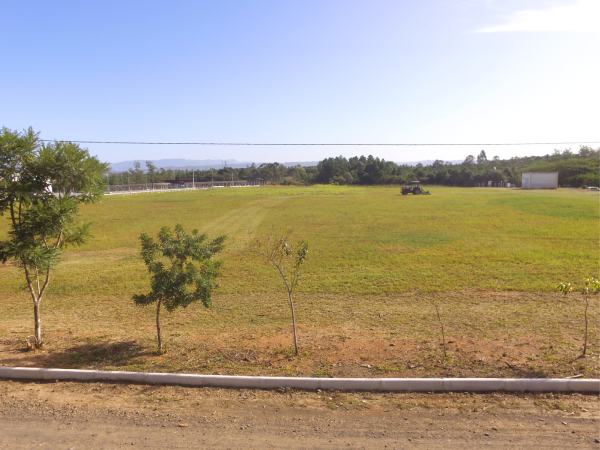
#> input picture OpenCv_algoritmos/Convolução/t/referencia.jpg, 1200 x 900 px (shown at 1/2 size)
$ python convolucoes.py --image referencia.jpg
#> lines starting #> are read from the running program, lines starting #| are printed output that depends on the picture
#-*- coding:utf-8 -*-

from skimage.exposure import rescale_intensity
import numpy as np
import argparse
import cv2

# construct the argument parse and parse the arguments
ap = argparse.ArgumentParser()
ap.add_argument("-i", "--image", required=True,
                help="path to the input image")
args = vars(ap.parse_args())

# construct the Laplacian kernel used to detect edge-li
# regions of an image
laplacian = np.array((
    [0, 1, 0],
    [1, -4, 1],
    [0, 1, 0]), dtype="int")
# construct the Sobel x-axis kernel
sobelX = np.array((
    [-1, 0, 1],
    [-2, 0, 2],
    [-1, 0, 1]), dtype="int")
# construct the Sobel y-axis kernel
sobelY = np.array((
    [-1, -2, -1],
    [0, 0, 0],
    [1, 2, 1]), dtype="int")

# construct the kernel bank, a list of kernels we're going
# to apply using both our custom `convole` function and
# OpenCV's `filter2D` function
kernelBank = (
    ("sobel_y", sobelY),
    ("sobel_x", sobelX),
    ("laplacian", laplacian)

)

# load the input image and convert it to grayscale
image = cv2.imread(args["image"])
#> image is the input picture: shape (900, 1200, 3); mean B, G, R 139.9, 159.4, 170.4
gray = cv2.cvtColor(image, cv2.COLOR_BGR2GRAY)
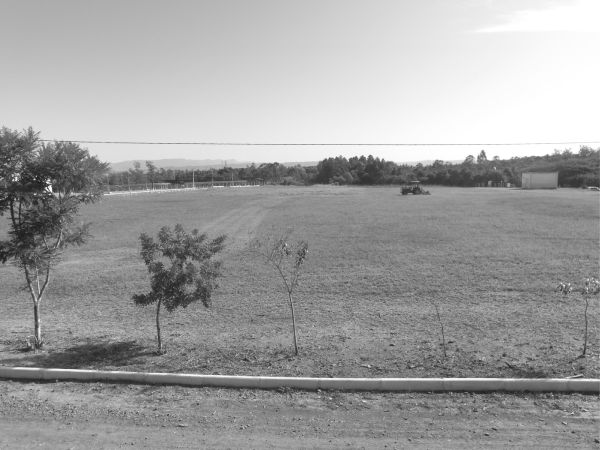
#> gray: shape (900, 1200) (shown at 1/2 size); min 28, max 255, mean 160.5
# loop over the kernels
for (kernelName, kernel) in kernelBank:
    # apply the kernel to the grayscale image using OpenCV's `filter2D`
    print("[INFO] applying {} kernel".format(kernelName))
    opencvOutput = cv2.filter2D(gray, -1, kernel)

    # show the output images
    cv2.imshow("{} - opencv".format(kernelName), opencvOutput)
    cv2.imwrite('img_' + kernelName + '.jpg', opencvOutput)
    cv2.waitKey(0)
    cv2.destroyAllWindows()
#> this loop made 3 passes
#> pass 1, `opencvOutput = cv2.filter2D(gray, -1, kernel)`:
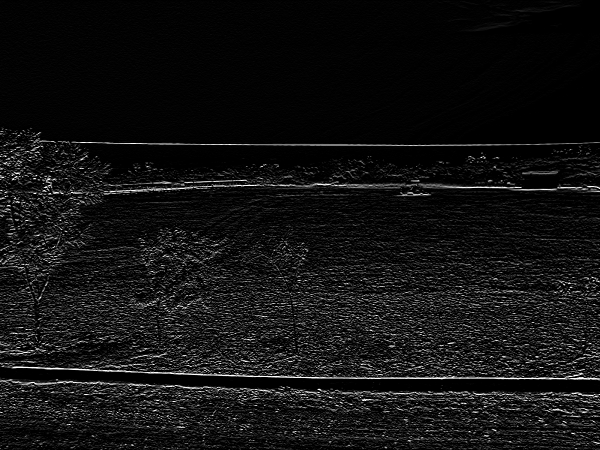
#> opencvOutput: shape (900, 1200) (shown at 1/2 size); min 0, max 255, mean 18.3
#> pass 2, `opencvOutput = cv2.filter2D(gray, -1, kernel)`:
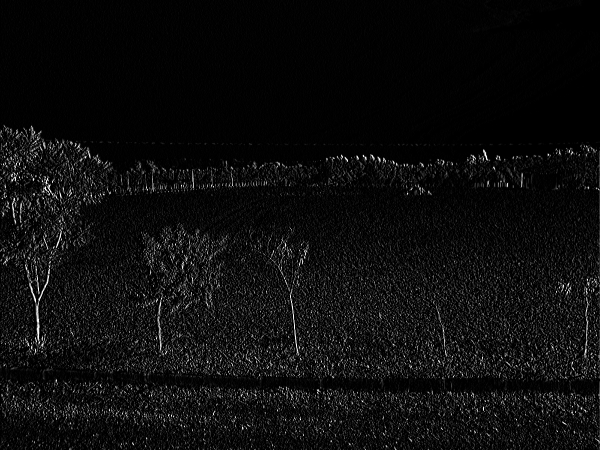
#> opencvOutput: shape (900, 1200) (shown at 1/2 size); min 0, max 255, mean 13.3
#> pass 3, `opencvOutput = cv2.filter2D(gray, -1, kernel)`:
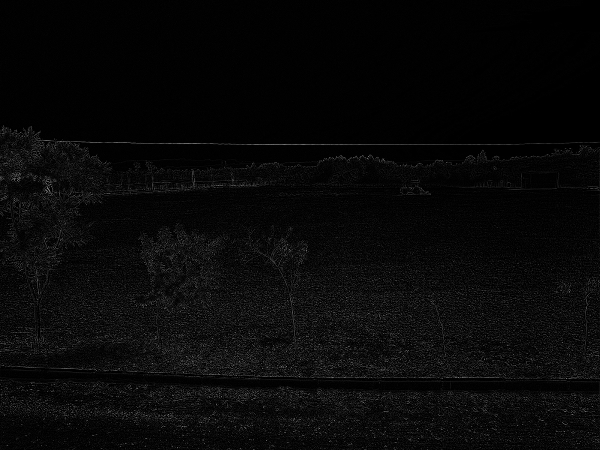
#> opencvOutput: shape (900, 1200) (shown at 1/2 size); min 0, max 255, mean 8.3
